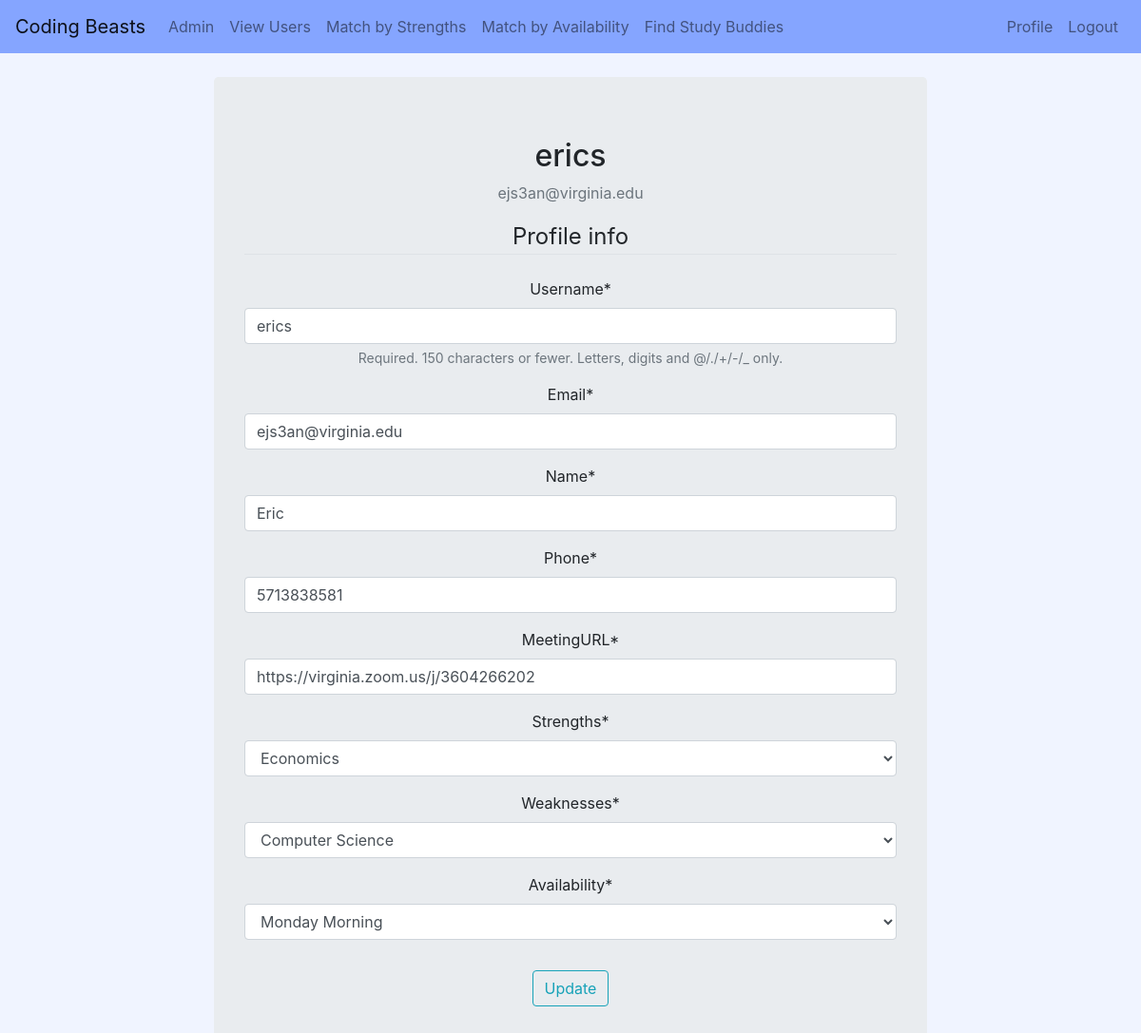
The app's page /user_profile/ (signed in) with its own data.
### sbuddy/models.py (models this page shows, shortened)
class Profile(models.Model):
    STRENGTH_CHOICES = (
        ('--------', '--------'),
        ('Mathematics','Mathematics'),
        ('Chemistry','Chemistry'),
        ('Physics','Physics'),
        ('Computer Science','Computer Science'),
        ('Economics','Economics'),
        ('Engineering', 'Engineering'),
        ('Statistics', 'Statistics'),
        ('Psychology', 'Psychology'),
        ('Business', 'Business'),
        )
    SCHEDULE_CHOICES = [
        ("Monday Morning", "Monday Morning"),
        ("Monday Afternoon", "Monday Afternoon"),
        ("Tuesday Morning", "Tuesday Morning"),
        ("Tuesday Afternoon", "Tuesday Afternoon"),
        ("Wednesday Morning", "Wednesday Morning"),
        ("Wednesday Afternoon", "Wednesday Afternoon"),
        ("Thursday Morning", "Thursday Morning"),
        ("Thursday Afternoon", "Thursday Afternoon"),
        ("Friday Morning", "Friday Morning"),
        ("Friday Afternoon", "Friday Afternoon"),
    ]
    user = models.OneToOneField(User, on_delete=models.CASCADE)
    name = models.CharField(max_length=100, blank=False, default='')
    phone = models.CharField(max_length=12, blank=False, default='')
    meetingURL = models.CharField(max_length=100, blank=False, default='')
    strengths = models.CharField(
        max_length=255,
        choices=STRENGTH_CHOICES,
        default='')
    weaknesses = models.CharField(
        max_length=255,
        choices=STRENGTH_CHOICES,
        default='')
    availability = models.CharField(
        max_length=50,
        choices=SCHEDULE_CHOICES,
        default='Monday Morning',
    )
    def __init__(self, *args, **kwargs):
        super(Profile, self).__init__(*args, **kwargs)
        self.__original_phone = self.phone

### sbuddy/views.py (the view)
# urls.py: path('user_profile/', views.user_profile, name='user_profile'),
@login_required
def user_profile(request):
    if request.method == 'POST':
        u_form = UserUpdateForm(request.POST, instance=request.user)
        p_form = ProfileUpdateForm(request.POST,
                                   request.FILES,
                                   instance=request.user.profile)
        if u_form.is_valid() and p_form.is_valid():
            print('valid')
            u_form.save()
            p_form.save()
            messages.success(request, f'Your account has been updated!')
            return redirect('sbuddy:user_profile')
        print('not valid')
    else:
        u_form = UserUpdateForm(instance=request.user)
        p_form = ProfileUpdateForm(instance=request.user.profile)
    context = {
        'u_form': u_form,
        'p_form': p_form,
    }
    return render(request, 'sbuddy/user_profile.html', context)

### sbuddy/forms.py
class UserUpdateForm(forms.ModelForm):
    email = forms.EmailField()
    class Meta:
        model = User
        fields = ['username', 'email']

class ProfileUpdateForm(forms.ModelForm):
    class Meta:
        model = Profile
        fields = ['name', 'phone', 'meetingURL', 'strengths', 'weaknesses', 'availability']

### sbuddy/templates/sbuddy/user_profile.html (shortened to what this page needs)
{% extends 'sbuddy/base.html' %}
{% load crispy_forms_tags %}
{% load bootstrap4 %}
{% block content %}
<div style="height:25px"></div>
<div class="container text-center jumbotron" style="max-width:750px">
    <div class="content-section">
      <div class="media">
        <div class="media-body">
          <h2 class="account-heading">{{ user.username }}</h2>
          <p class="text-secondary">{{ user.email }}</p>
        </div>
      </div>
      <form method="POST" enctype='multipart/form-data'>
          <fieldset class="form-group">
              <legend class="border-bottom mb-4">Profile info</legend>
              {{ u_form|crispy }}
              {{ p_form|crispy }}
          </fieldset>
          <div class="form-group">
              <button class="btn btn-outline-info" type="submit">Update</button>
          </div>
      </form>
    </div>
</div>
{% endblock content %}

### records on screen
Profile: name "Eric", phone "5713838581", meetingURL "https://virginia.zoom.us/j/3604266202", strengths "Economics", weaknesses "Computer Science", availability "Monday Morning"

### other values on screen
{{ user.username }} "erics"
{{ user.email }} "ejs3an@virginia.edu"
